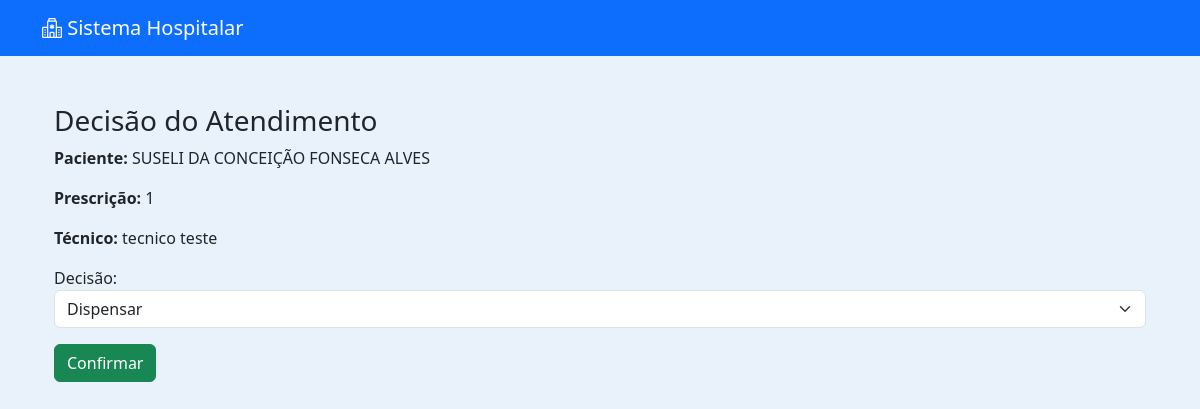
The page /medico/decidir/39/ (signed in) on the database its author committed.
### medico/models.py (models this page shows, shortened)
class Atendimento(models.Model):
    paciente = models.ForeignKey(
        Paciente,
        on_delete=models.CASCADE
    )
    medico = models.ForeignKey(
        Usuario,
        on_delete=models.SET_NULL,  # ⚠ Melhor que CASCADE
        null=True,
        related_name="atendimentos_realizados"
    )
    triagem = models.OneToOneField(
        Triagem,
        on_delete=models.CASCADE
    )
    diagnostico = models.TextField(blank=True, null=True)
    prescricao = models.TextField(blank=True, null=True)
    observacoes = models.TextField(blank=True, null=True)
    DECISAO_CHOICES = [
        ("dispensar", "Dispensar"),
        ("medicacao", "Medicação"),
        ("internacao", "Internação"),
        ("exames", "Exames"),
    ]
    decisao = models.CharField(
        max_length=20,
        choices=DECISAO_CHOICES,
        blank=True,
        null=True
    )
    medicacao_aplicada = models.BooleanField(default=False)
    tecnico_aplicou = models.ForeignKey(
        Usuario,
        on_delete=models.SET_NULL,
        null=True,
        blank=True,
        related_name="medicacoes_aplicadas"
    )
    horario_medicacao = models.DateTimeField(
        null=True,
        blank=True
    )
    data_atendimento = models.DateTimeField(auto_now_add=True)
    finalizado = models.BooleanField(default=False)

### pacientes/models.py (models this page shows, shortened)
class Paciente(models.Model):
    nome = models.CharField(max_length=100)
    nome_social = models.CharField(max_length=100, blank=True, null=True)
    nome_mae = models.CharField(max_length=100)
    nome_pai = models.CharField(max_length=100, blank=True, null=True)
    cpf = models.CharField(
        max_length=14,
        unique=True,
        validators=[
            RegexValidator(
                r'^\d{3}\.\d{3}\.\d{3}-\d{2}$',
                'CPF inválido! Use XXX.XXX.XXX-XX'
            )
        ]
    )
    data_nascimento = models.DateField()
    SEXO_BIOLOGICO_CHOICES = [
        ('M', 'Masculino'),
        ('F', 'Feminino'),
        ('I', 'Intersexo'),
    ]
    sexo_biologico = models.CharField(max_length=1, choices=SEXO_BIOLOGICO_CHOICES)
    identidade_genero = models.CharField(max_length=50)
    orientacao_sexual = models.CharField(max_length=50)
    NACIONALIDADE_CHOICES = [
        ('BRASILEIRA', 'Brasileira'),
        ('ARGENTINA', 'Argentina'),
        ('BOLIVIANA', 'Boliviana'),
        ('CHILENA', 'Chilena'),
        ('COLOMBIANA', 'Colombiana'),
        ('PARAGUAIA', 'Paraguaia'),
        ('PERUANA', 'Peruana'),
        ('URUGUAIA', 'Uruguaia'),
        ('VENEZUELANA', 'Venezuelana'),
        ('OUTRA', 'Outra'),
    ]
    nacionalidade = models.CharField(
        max_length=20,
        choices=NACIONALIDADE_CHOICES,
        default='BRASILEIRA'
    )
    naturalidade = models.CharField(max_length=100)
    RACA_COR_CHOICES = [
        ('BRANCA', 'Branca'),
        ('PRETA', 'Preta'),
        ('PARDA', 'Parda'),
        ('AMARELA', 'Amarela'),
        ('INDIGENA', 'Indígena'),
    ]
    raca_cor = models.CharField(max_length=10, choices=RACA_COR_CHOICES)
    ESTADO_CIVIL_CHOICES = [
        ('SOLTEIRO', 'Solteiro(a)'),
        ('CASADO', 'Casado(a)'),
        ('DIVORCIADO', 'Divorciado(a)'),
        ('VIUVO', 'Viúvo(a)'),
        ('UNIAO_ESTAVEL', 'União Estável'),
    ]
    estado_civil = models.CharField(max_length=20, choices=ESTADO_CIVIL_CHOICES)
    ESCOLARIDADE_CHOICES = [
        ('SEM_INSTRUCAO', 'Sem instrução'),
        ('FUNDAMENTAL_INCOMPLETO', 'Fundamental incompleto'),
        ('FUNDAMENTAL_COMPLETO', 'Fundamental completo'),
        ('MEDIO_INCOMPLETO', 'Médio incompleto'),
        ('MEDIO_COMPLETO', 'Médio completo'),
        ('SUPERIOR_INCOMPLETO', 'Superior incompleto'),
        ('SUPERIOR_COMPLETO', 'Superior completo'),
        ('POS_GRADUACAO', 'Pós-graduação'),
        ('MESTRADO', 'Mestrado'),
        ('DOUTORADO', 'Doutorado'),
    ]
    escolaridade = models.CharField(max_length=30, choices=ESCOLARIDADE_CHOICES)
    profissao = models.CharField(max_length=50)
    rg = models.CharField(max_length=20)
    orgao_emissor = models.CharField(max_length=10)
    UF_CHOICES = [
        ('AC','AC'), ('AL','AL'), ('AP','AP'), ('AM','AM'),
        ('BA','BA'), ('CE','CE'), ('DF','DF'), ('ES','ES'),
        ('GO','GO'), ('MA','MA'), ('MT','MT'), ('MS','MS'),
        ('MG','MG'), ('PA','PA'), ('PB','PB'), ('PR','PR'),
        ('PE','PE'), ('PI','PI'), ('RJ','RJ'), ('RN','RN'),
        ('RS','RS'), ('RO','RO'), ('RR','RR'), ('SC','SC'),
        ('SP','SP'), ('SE','SE'), ('TO','TO'),
    ]
    uf_rg = models.CharField(max_length=2, choices=UF_CHOICES)
    cep = models.CharField(
        max_length=9,
        validators=[
            RegexValidator(
                r'^\d{5}-\d{3}$',
                'CEP inválido! Use XXXXX-XXX'
            )
        ]
    )
    endereco = models.CharField(max_length=100)
    numero = models.CharField(max_length=10)
    complemento = models.CharField(max_length=50, blank=True, null=True)
    bairro = models.CharField(max_length=50)
    municipio = models.CharField(max_length=50)
    uf = models.CharField(max_length=2, choices=UF_CHOICES)
    ZONA_CHOICES = [
        ('URBANA', 'Urbana'),
        ('RURAL', 'Rural'),
    ]
    zona = models.CharField(max_length=6, choices=ZONA_CHOICES)
    telefone_fixo = models.CharField(
        max_length=15,
        blank=True,
        null=True,
        validators=[
            RegexValidator(
                r'^\(\d{2}\)\s\d{4}-\d{4}$',
                'Telefone inválido! Use (XX) XXXX-XXXX'
            )
        ]
    )
    celular = models.CharField(
        max_length=15,
        validators=[
            RegexValidator(
                r'^\(\d{2}\)\s\d{5}-\d{4}$',
                'Celular inválido! Use (XX) XXXXX-XXXX'
            )
        ]
    )
    whatsapp = models.BooleanField(default=False)
    email = models.EmailField(blank=True, null=True)
    cartao_sus = models.CharField(max_length=18, blank=True, null=True)
    criado_por = models.ForeignKey(
        User,
        on_delete=models.SET_NULL,
        null=True,
        blank=True,
        related_name='pacientes_criados'
    )
    data_criacao = models.DateTimeField(default=timezone.now, editable=False)
    data_atualizacao = models.DateTimeField(auto_now=True)

### usuarios/models.py (models this page shows, shortened)
class Usuario(AbstractUser):
    PERFIL_CHOICES = [
    ('administrador', 'Administrador'),
    ('medico', 'Médico'),
    ('enfermeiro', 'Enfermeiro'),
    ('tecnico', 'Técnico'),
    ('recepcao', 'Recepção'),
    ('laboratorio', 'Laboratório'),
    ]
    perfil = models.CharField(max_length=20, choices=PERFIL_CHOICES, default='recepcao')
    cpf = models.CharField("CPF", max_length=14, unique=True, blank=True, null=True)
    data_nascimento = models.DateField("Data de Nascimento", blank=True, null=True)
    telefone = models.CharField("Telefone", max_length=20, blank=True, null=True)
    endereco = models.CharField("Endereço", max_length=255, blank=True, null=True)
    cidade = models.CharField("Cidade", max_length=100, blank=True, null=True)
    estado = models.CharField("Estado", max_length=50, blank=True, null=True)
    cep = models.CharField("CEP", max_length=10, blank=True, null=True)
    crm = models.CharField("CRM", max_length=20, blank=True, null=True)
    coren = models.CharField("COREN", max_length=20, blank=True, null=True)

### medico/views.py (the view)
# urls.py: path('decidir/<int:atendimento_id>/', views.decidir_atendimento, name='decidir_atendimento'),
@login_required
def decidir_atendimento(request, atendimento_id):
    atendimento = get_object_or_404(Atendimento, id=atendimento_id)
    if request.method == "POST":
        atendimento.decisao = request.POST.get("decisao")
        atendimento.finalizado = True
        atendimento.save()
        return redirect("medico_dashboard")
    return render(request, "medico/decidir_atendimento.html", {
        "atendimento": atendimento
    })

### medico/templates/medico/decidir_atendimento.html (shortened to what this page needs)
{% extends 'usuarios/base.html' %}
{% block content %}
<div class="container mt-5">
    <h3>Decisão do Atendimento</h3>
    <p><strong>Paciente:</strong> {{ atendimento.paciente.nome }}</p>
    <p><strong>Prescrição:</strong> {{ atendimento.prescricao|default:"-" }}</p>
    <p><strong>Técnico:</strong>
        {% if atendimento.tecnico_aplicou.get_full_name %}
            {{ atendimento.tecnico_aplicou.get_full_name }}
        {% else %}
            {{ atendimento.tecnico_aplicou.username }}
        {% endif %}
    </p>
    <form method="post">
        <div class="mb-3">
            <label>Decisão:</label>
            <select class="form-select" name="decisao" required>
                <option value="dispensar">Dispensar</option>
            </select>
        </div>
        <button type="submit" class="btn btn-success">Confirmar</button>
    </form>
</div>
{% endblock %}

### usuarios/templates/usuarios/base.html (style rules this page uses)
body { background-color: #e9f2fb; }

### rows shown on the page
Atendimento: paciente.nome "SUSELI DA CONCEIÇÃO FONSECA ALVES", prescricao "1", tecnico_aplicou.get_full_name "tecnico teste"
